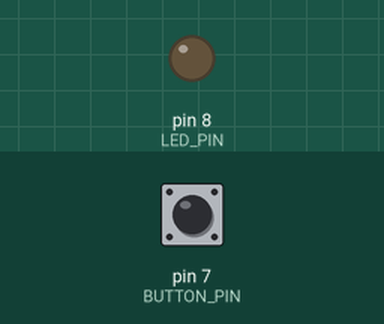
Simulated run of this sketch. Board: Arduino Uno, built with avr-gcc and run on an emulated ATmega328P. On the bench: output pins drawn as LEDs (lit = HIGH). The test bench sets the inputs (shaded band); at power-on: pin 7 (BUTTON_PIN) HIGH. What the sketch prints to the serial monitor is not drawn.

Above: at 1.2 s.
1.3 s: pin 7 (BUTTON_PIN) pulled LOW for 0.15 s
At 1.37 s:
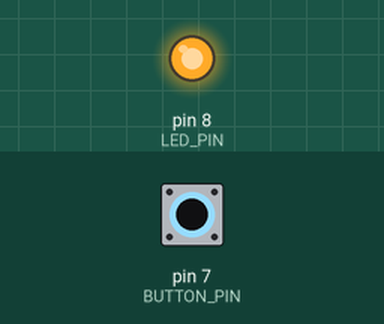
2.9 s: pin 7 (BUTTON_PIN) pulled LOW for 3.2 s
At 7.0 s:
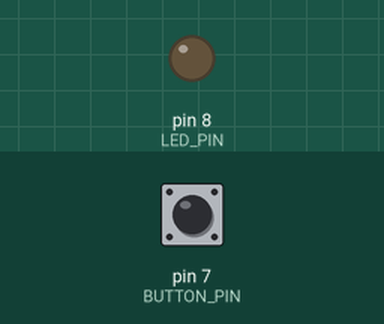
Timing chart, 0 to 8.5 s (numbered marks = the images above; inputs shaded):
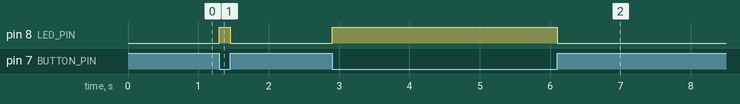

Measured:
- after the input at 1.3 s, pin 8 (LED_PIN): LOW → HIGH at once, → LOW 0.15 s later
- after the input at 2.9 s, pin 8 (LED_PIN): LOW → HIGH at once, → LOW 3.2 s later

The sketch:

ButtonLED.ino
```cpp
const int BUTTON_PIN = 7;  // 按鍵的接腳
const int LED_PIN =  8;   // LED燈的接腳

int buttonState = 0;   // 按鈕的狀態

void setup() {
  Serial.begin(115200);
  pinMode(LED_PIN, OUTPUT);   //設定LED的PIN腳為輸出
  pinMode(BUTTON_PIN, INPUT); //設定按鈕的接腳為輸入，因為我們要讀取它的狀態
}

void loop() {
  buttonState = digitalRead(BUTTON_PIN);  //讀取按鍵的狀態

  if(buttonState == LOW){          //如果按鍵按了
   Serial.print(buttonState);
    digitalWrite(LED_PIN, HIGH);   //LED就亮了
  }else{                           //如果按鍵是未按下
         Serial.print(buttonState);
    digitalWrite(LED_PIN, LOW);    //LED就不亮
  }
}
```
